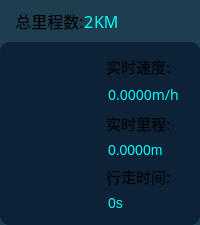
     <widget class="QWidget" name="CarMonitor" native="true">
      <property name="styleSheet">
       <string notr="true">border-radius: 10px;
background: rgba(30, 62, 80, 1);</string>
      </property>
      <layout class="QVBoxLayout" name="verticalLayout_5">
       <property name="spacing">
        <number>0</number>
       </property>
       <property name="leftMargin">
        <number>0</number>
       </property>
       <property name="topMargin">
        <number>0</number>
       </property>
       <property name="rightMargin">
        <number>0</number>
       </property>
       <property name="bottomMargin">
        <number>0</number>
       </property>
       <item>
        <widget class="QWidget" name="widget_title_2" native="true">
         <property name="minimumSize">
          <size>
           <width>0</width>
           <height>42</height>
          </size>
         </property>
         <property name="styleSheet">
          <string notr="true">border-radius: 10px;
background: rgba(30, 62, 80, 1);</string>
         </property>
         <layout class="QHBoxLayout" name="horizontalLayout_5">
          <property name="spacing">
           <number>0</number>
          </property>
          <property name="leftMargin">
           <number>15</number>
          </property>
          <property name="topMargin">
           <number>0</number>
          </property>
          <property name="rightMargin">
           <number>0</number>
          </property>
          <property name="bottomMargin">
           <number>0</number>
          </property>
          <item>
           <widget class="QLabel" name="label_title_2">
            <property name="maximumSize">
             <size>
              <width>16777215</width>
              <height>16777215</height>
             </size>
            </property>
            <property name="font">
             <font>
              <family>思源黑体</family>
              <pointsize>12</pointsize>
             </font>
            </property>
            <property name="text">
             <string>总里程数:</string>
            </property>
            <property name="alignment">
             <set>Qt::AlignmentFlag::AlignCenter</set>
            </property>
           </widget>
          </item>
          <item>
           <layout class="QHBoxLayout" name="horizontalLayout_12">
            <item>
             <widget class="QLabel" name="label_car_total_milaage_value">
              <property name="font">
               <font>
                <family>思源黑体</family>
                <pointsize>12</pointsize>
               </font>
              </property>
              <property name="styleSheet">
               <string notr="true">color: rgba(0, 255, 251, 1);</string>
              </property>
              <property name="text">
               <string>2</string>
              </property>
             </widget>
            </item>
            <item>
             <widget class="QLabel" name="label_TitleAdditionalInformation_4">
              <property name="font">
               <font>
                <family>思源黑体</family>
                <pointsize>12</pointsize>
               </font>
              </property>
              <property name="styleSheet">
               <string notr="true">color: rgba(0, 255, 251, 1);</string>
              </property>
              <property name="text">
               <string>KM</string>
              </property>
             </widget>
            </item>
            <item>
             <spacer name="horizontalSpacer_8">
              <property name="orientation">
               <enum>Qt::Orientation::Horizontal</enum>
              </property>
              <property name="sizeHint" stdset="0">
               <size>
                <width>40</width>
                <height>20</height>
               </size>
              </property>
             </spacer>
            </item>
           </layout>
          </item>
         </layout>
        </widget>
       </item>
       <item>
        <widget class="QWidget" name="widget_mileage_status_2" native="true">
         <property name="minimumSize">
          <size>
           <width>0</width>
           <height>168</height>
          </size>
         </property>
         <property name="styleSheet">
          <string notr="true">border-radius: 10px;
background: rgba(13, 34, 54, 1);
</string>
         </property>
         <layout class="QHBoxLayout" name="horizontalLayout_13" stretch="10,1">
          <property name="spacing">
           <number>0</number>
          </property>
          <property name="leftMargin">
           <number>0</number>
          </property>
          <property name="topMargin">
           <number>0</number>
          </property>
          <property name="rightMargin">
           <number>0</number>
          </property>
          <property name="bottomMargin">
           <number>0</number>
          </property>
          <item>
           <widget class="LineChartView" name="ChartView_mileage_info" native="true"/>
          </item>
          <item>
           <widget class="QWidget" name="widget_info_2" native="true">
            <property name="sizePolicy">
             <sizepolicy hsizetype="Preferred" vsizetype="Preferred">
              <horstretch>0</horstretch>
              <verstretch>0</verstretch>
             </sizepolicy>
            </property>
            <property name="minimumSize">
             <size>
              <width>0</width>
              <height>0</height>
             </size>
            </property>
            <property name="maximumSize">
             <size>
              <width>16777215</width>
              <height>16777215</height>
             </size>
            </property>
            <property name="font">
             <font>
              <family>思源黑体</family>
              <pointsize>12</pointsize>
             </font>
            </property>
            <property name="styleSheet">
             <string notr="true">QDoubleSpinBox {
font-size: 14px;
color: rgba(0, 255, 251, 1);
border: none; /* 移除边框 */
padding: 0px; /* 移除内边距 */
margin: 0px;  /* 移除外边距 */
background: transparent; /* 透明背景 */
}

/* 如果需要同时隐藏按钮区域 */
QDoubleSpinBox::up-button,
QDoubleSpinBox::down-button {
    width: 0;
    height: 0;
}</string>
            </property>
            <layout class="QVBoxLayout" name="verticalLayout_7">
             <property name="spacing">
              <number>6</number>
             </property>
             <property name="leftMargin">
              <number>0</number>
             </property>
             <property name="topMargin">
              <number>13</number>
             </property>
             <property name="rightMargin">
              <number>0</number>
             </property>
             <property name="bottomMargin">
              <number>13</number>
             </property>
             <item>
              <widget class="QLabel" name="label_14">
               <property name="font">
                <font>
                 <family>思源黑体</family>
                 <pointsize>11</pointsize>
                </font>
               </property>
               <property name="text">
                <string>实时速度:</string>
               </property>
               <property name="alignment">
                <set>Qt::AlignmentFlag::AlignLeading|Qt::AlignmentFlag::AlignLeft|Qt::AlignmentFlag::AlignVCenter</set>
               </property>
              </widget>
             </item>
             <item>
              <widget class="QDoubleSpinBox" name="doubleSpinBox_car_speed">
               <property name="sizePolicy">
                <sizepolicy hsizetype="Preferred" vsizetype="Preferred">
                 <horstretch>0</horstretch>
                 <verstretch>0</verstretch>
                </sizepolicy>
               </property>
               <property name="font">
                <font>
                 <family>思源黑体</family>
                 <pointsize>-1</pointsize>
                </font>
               </property>
               <property name="suffix">
                <string>m/h</string>
               </property>
               <property name="decimals">
                <number>4</number>
               </property>
               <property name="minimum">
                <double>-100000.000000000000000</double>
               </property>
               <property name="maximum">
                <double>100000.000000000000000</double>
               </property>
              </widget>
             </item>
             <item>
              <widget class="QLabel" name="label_20">
               <property name="font">
                <font>
                 <family>思源黑体</family>
                 <pointsize>11</pointsize>
                </font>
               </property>
               <property name="text">
                <string>实时里程:</string>
               </property>
               <property name="alignment">
                <set>Qt::AlignmentFlag::AlignLeading|Qt::AlignmentFlag::AlignLeft|Qt::AlignmentFlag::AlignVCenter</set>
               </property>
              </widget>
             </item>
             <item>
              <widget class="QDoubleSpinBox" name="doubleSpinBox_car_mileage">
               <property name="sizePolicy">
                <sizepolicy hsizetype="Preferred" vsizetype="Preferred">
                 <horstretch>0</horstretch>
                 <verstretch>0</verstretch>
                </sizepolicy>
               </property>
               <property name="layoutDirection">
                <enum>Qt::LayoutDirection::LeftToRight</enum>
               </property>
               <property name="alignment">
                <set>Qt::AlignmentFlag::AlignJustify|Qt::AlignmentFlag::AlignVCenter</set>
               </property>
               <property name="suffix">
                <string>m</string>
               </property>
               <property name="decimals">
                <number>4</number>
               </property>
               <property name="maximum">
                <double>100000.000000000000000</double>
               </property>
              </widget>
             </item>
             <item>
              <widget class="QLabel" name="label_23">
               <property name="font">
                <font>
                 <family>思源黑体</family>
                 <pointsize>11</pointsize>
                </font>
               </property>
               <property name="text">
                <string>行走时间:</string>
               </property>
               <property name="alignment">
                <set>Qt::AlignmentFlag::AlignLeading|Qt::AlignmentFlag::AlignLeft|Qt::AlignmentFlag::AlignVCenter</set>
               </property>
              </widget>
             </item>
             <item>
              <widget class="QDoubleSpinBox" name="doubleSpinBox_car_time">
               <property name="sizePolicy">
                <sizepolicy hsizetype="Preferred" vsizetype="Preferred">
                 <horstretch>0</horstretch>
                 <verstretch>0</verstretch>
                </sizepolicy>
               </property>
               <property name="suffix">
                <string>s</string>
               </property>
               <property name="decimals">
                <number>0</number>
               </property>
               <property name="maximum">
                <double>100000.000000000000000</double>
               </property>
              </widget>
             </item>
            </layout>
           </widget>
          </item>
         </layout>
        </widget>
       </item>
      </layout>
     </widget>
